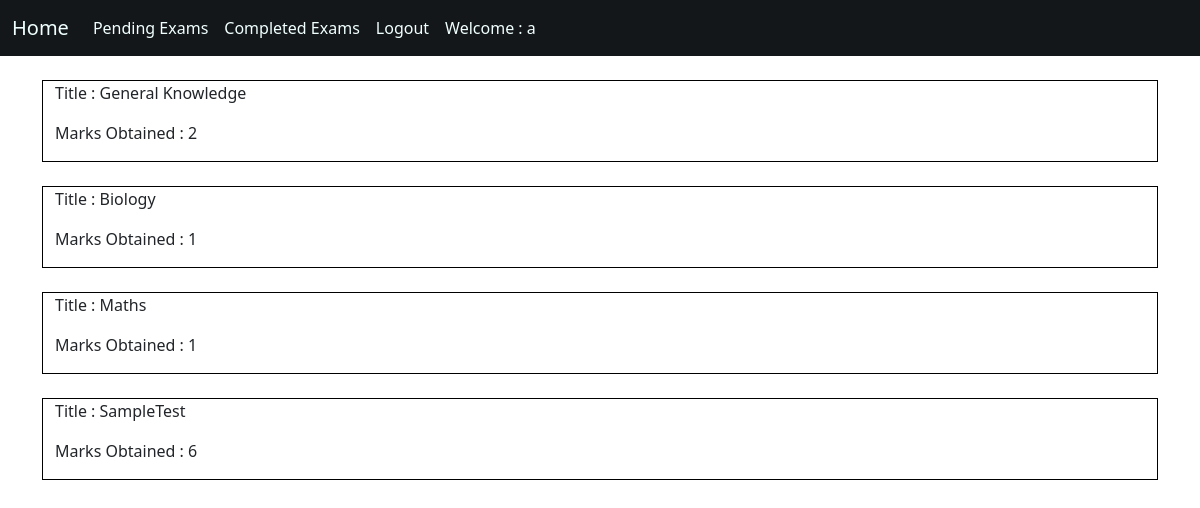
The page /previousexams (signed in) on the database its author committed.
### user/models.py (models this page shows, shortened)
class questionPaperAttended(models.Model):
    user = models.ForeignKey(User, null=True, blank=True, on_delete=models.CASCADE)
    quest = models.ForeignKey(questionPaper, null=True, blank=True, on_delete=models.PROTECT)
    marksobtained = models.IntegerField()

### assesment/models.py (models this page shows, shortened)
class questionPaper(models.Model):
    users = models.ManyToManyField(User, related_name='user', blank=True)
    title = models.CharField(max_length=100, null=True, blank=True)
    questionList = models.ManyToManyField(question, blank=True, related_name='questionsList')
    submittedby = models.ManyToManyField(User, related_name='submitted', blank=True)
    examOverStatus = models.BooleanField(default=False)

### assesment/views.py (the view)
# urls.py: path('previousexams', previousexam, name='previousexams'),
def previousexam(request):
    examsbystud = userprofile.objects.get(user=request.user)
    lst = examsbystud.questionPapersAttended.all()
    template_name = "previousexams.html"
    context = {'examsbystud':lst}
    return render(request, template_name, context)

### templates/previousexams.html
{% extends "base.html" %}
{% block content %}
    {% for x in examsbystud %}
    <div class="container" style="border: 1px solid black;">
        <p>Title : {{x.quest.title}}</p>
        <p>Marks Obtained : {{x.marksobtained}}</p>
    </div>
    <br>
    {% endfor %}
{% endblock %}

### templates/base.html (shortened to what this page needs)
<html>
    <head>
        <link href="https://cdn.jsdelivr.net/npm/bootstrap@5.0.0-beta2/dist/css/bootstrap.min.css" rel="stylesheet">
    </head>
    <body>
        <nav class="navbar sticky-top navbar-expand-lg navbar-light" style="background-color:rgb(20,23,26);">
            <div class="container-fluid">
              <a class="navbar-brand" href="/" style="color:azure;">Home</a>
              <div class="collapse navbar-collapse" id="navbarSupportedContent">
                <ul class="navbar-nav me-auto mb-2 mb-lg-0">
                  {% if not user.is_authenticated %}
                  <li class="nav-item">
                    <a class="nav-link" href="login" style="color: azure;">Login</a>
                  </li>
                  <li class="nav-item">
                    <a class="nav-link" href="register" style="color: azure;">SignUp</a>
                  </li>
                  {% else %}
                    {% if request.user.is_superuser %}
                    <li class="nav-item">
                        <a class="nav-link" style="color: azure;" href="{% url 'createexam' %}">Create Exam</a>
                    </li>
                    <li class="nav-item">
                      <a class="nav-link" style="color: azure;" href="{% url 'ongoingexams' %}">Ongoing Exams</a>
                    </li>
                    <li class="nav-item">
                        <a class="nav-link" style="color: azure;" href="{% url 'completedexams' %}">Completed Exams</a>
                    </li>
                    {% else %}
                    <li class="nav-item">
                        <a class="nav-link" style="color: azure;" href="{% url 'pendingexams' %}">Pending Exams</a>
                    </li>
                    <li class="nav-item">
                      <a class="nav-link" style="color: azure;" href="{% url 'previousexams' %}">Completed Exams</a>
                  </li>
                    {% endif %}
                    <li class="nav-item">
                        <a class="nav-link" style="color: azure;" href="{% url 'logout' %}">Logout</a>
                    </li>
                    <li class="nav-item">
                        <a class="nav-link" style="color: azure;" href="#">Welcome : {{request.user}}</a>
                    </li>
                  {% endif %}
                </ul>
              </div>
            </div>
          </nav>
        <div class="container">
          <br>
        {% block content %}
        {% endblock %}
        </div>
      </body>
</html>

### rows shown on the page
questionPaperAttended: quest "General Knowledge", marksobtained "2"
questionPaperAttended: quest "Biology", marksobtained "1"
questionPaperAttended: quest "Maths", marksobtained "1"
questionPaperAttended: quest "SampleTest", marksobtained "6"

### other values the page prints
{{ request.user }} "a"
